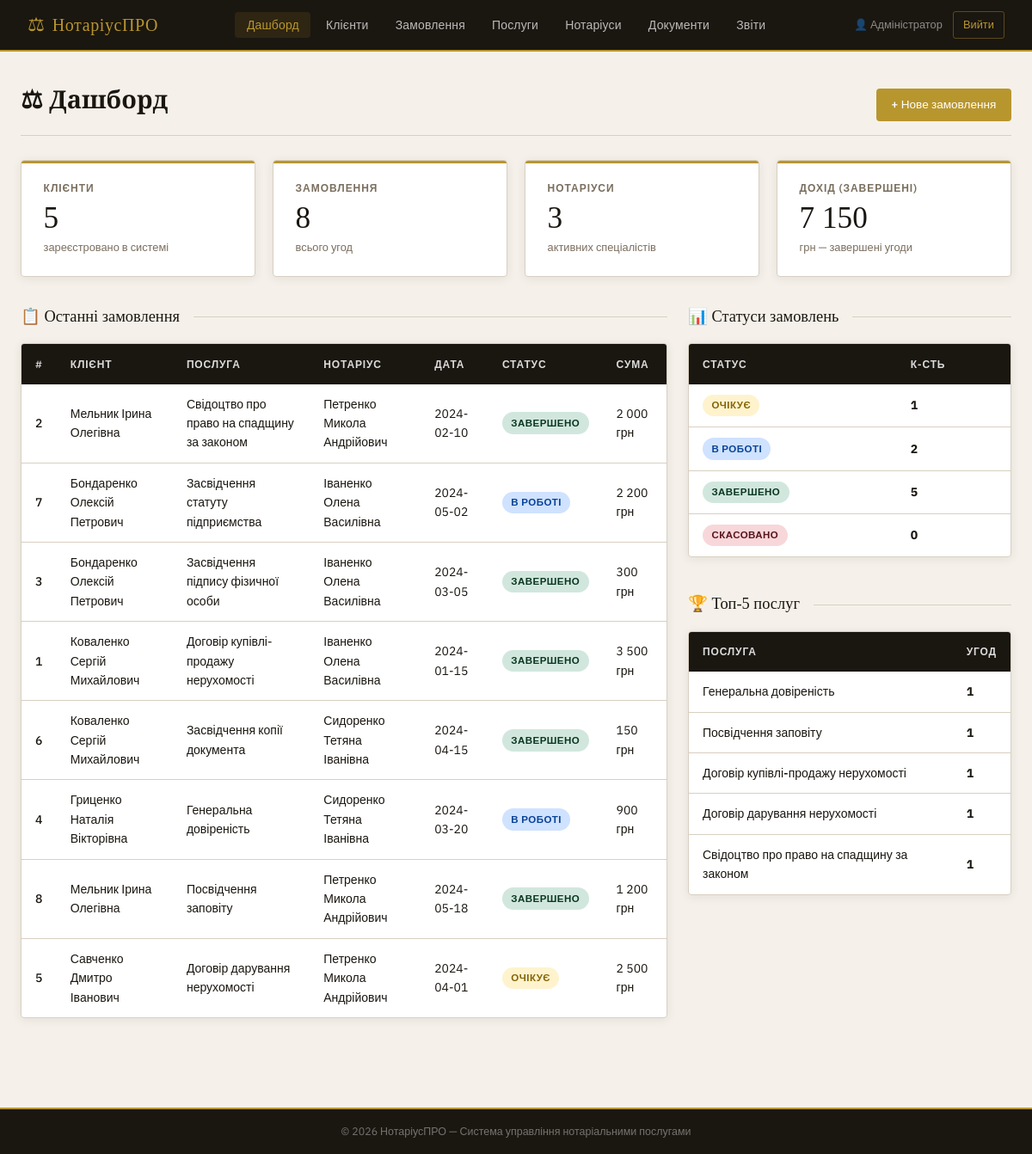
/index.php (signed in), run on the app's committed database.
### tables this page shows
CREATE TABLE orders (
    id           INT AUTO_INCREMENT PRIMARY KEY,
    client_id    INT NOT NULL,
    notary_id    INT NOT NULL,
    service_id   INT NOT NULL,
    order_date   DATE NOT NULL,
    status       ENUM('pending','in_progress','completed','cancelled') DEFAULT 'pending',
    total_price  DECIMAL(10,2) NOT NULL,
    notes        TEXT,
    created_at   DATETIME DEFAULT CURRENT_TIMESTAMP,
    FOREIGN KEY (client_id)  REFERENCES clients(id)  ON DELETE RESTRICT,
    FOREIGN KEY (notary_id)  REFERENCES notaries(id) ON DELETE RESTRICT,
    FOREIGN KEY (service_id) REFERENCES services(id) ON DELETE RESTRICT
);

CREATE TABLE clients (
    id            INT AUTO_INCREMENT PRIMARY KEY,
    full_name     VARCHAR(150) NOT NULL,
    passport_no   VARCHAR(20)  NOT NULL UNIQUE,
    tax_id        VARCHAR(20),
    phone         VARCHAR(20),
    email         VARCHAR(100),
    address       TEXT,
    created_at    DATETIME DEFAULT CURRENT_TIMESTAMP
);

CREATE TABLE services (
    id          INT AUTO_INCREMENT PRIMARY KEY,
    category_id INT NOT NULL,
    name        VARCHAR(200) NOT NULL,
    description TEXT,
    base_price  DECIMAL(10,2) NOT NULL DEFAULT 0.00,
    FOREIGN KEY (category_id) REFERENCES service_categories(id) ON DELETE CASCADE
);

CREATE TABLE notaries (
    id          INT AUTO_INCREMENT PRIMARY KEY,
    full_name   VARCHAR(150) NOT NULL,
    license_no  VARCHAR(50)  NOT NULL UNIQUE,
    phone       VARCHAR(20),
    email       VARCHAR(100),
    address     TEXT,
    created_at  DATETIME DEFAULT CURRENT_TIMESTAMP
);

### includes/config.php (called while the page is built, shortened)
<?php
function e(string $s): string {
    return htmlspecialchars($s, ENT_QUOTES, 'UTF-8');
}
function currentUser(): ?array {
    return $_SESSION['user'] ?? null;
}

### index.php (the view, shortened to what this page needs)
<?php
require_once __DIR__ . '/includes/config.php';
$db = getDB();
$stats = [
    'clients'  => $db->query("SELECT COUNT(*) FROM clients")->fetchColumn(),
    'orders'   => $db->query("SELECT COUNT(*) FROM orders")->fetchColumn(),
    'notaries' => $db->query("SELECT COUNT(*) FROM notaries")->fetchColumn(),
    'revenue'  => $db->query("SELECT COALESCE(SUM(total_price),0) FROM orders WHERE status='completed'")->fetchColumn(),
];
$recentOrders = $db->query("
    SELECT o.id, c.full_name AS client, s.name AS service,
           n.full_name AS notary, o.order_date, o.status, o.total_price
    FROM orders o
    JOIN clients  c ON c.id = o.client_id
    JOIN services s ON s.id = o.service_id
    JOIN notaries n ON n.id = o.notary_id
    ORDER BY o.created_at DESC LIMIT 8
")->fetchAll();
$statusCount = $db->query("
    SELECT status, COUNT(*) AS cnt FROM orders GROUP BY status
")->fetchAll(PDO::FETCH_KEY_PAIR);
$topServices = $db->query("
    SELECT s.name, COUNT(o.id) AS cnt, SUM(o.total_price) AS revenue
    FROM orders o JOIN services s ON s.id = o.service_id
    GROUP BY o.service_id ORDER BY cnt DESC LIMIT 5
")->fetchAll();
include __DIR__ . '/includes/header.php';
?>
<div class="page-header">
  <h1>⚖ Дашборд</h1>
  <a href="pages/orders.php?action=add" class="btn btn-gold">+ Нове замовлення</a>
</div>
<div class="stats-grid">
  <div class="stat-card">
    <div class="label">Клієнти</div>
    <div class="value"><?= $stats['clients'] ?></div>
    <div class="sub">зареєстровано в системі</div>
  </div>
  <div class="stat-card">
    <div class="label">Замовлення</div>
    <div class="value"><?= $stats['orders'] ?></div>
    <div class="sub">всього угод</div>
  </div>
  <div class="stat-card">
    <div class="label">Нотаріуси</div>
    <div class="value"><?= $stats['notaries'] ?></div>
    <div class="sub">активних спеціалістів</div>
  </div>
  <div class="stat-card">
    <div class="label">Дохід (завершені)</div>
    <div class="value"><?= number_format($stats['revenue'], 0, ',', ' ') ?></div>
    <div class="sub">грн — завершені угоди</div>
  </div>
</div>
<div style="display:grid;grid-template-columns:2fr 1fr;gap:1.5rem;margin-bottom:2rem;">
  <div class="section">
    <div class="section-title">📋 Останні замовлення</div>
    <div class="table-wrap">
      <table>
        <thead>
          <tr>
            <th>#</th><th>Клієнт</th><th>Послуга</th><th>Нотаріус</th>
            <th>Дата</th><th>Статус</th><th>Сума</th>
          </tr>
        </thead>
        <tbody>
          <?php foreach ($recentOrders as $r): ?>
          <tr>
            <td><?= $r['id'] ?></td>
            <td><?= e($r['client']) ?></td>
            <td><?= e($r['service']) ?></td>
            <td><?= e($r['notary']) ?></td>
            <td><?= e($r['order_date']) ?></td>
            <td><span class="badge badge-<?= e($r['status']) ?>"><?= match($r['status']){
              'pending'=>'Очікує','in_progress'=>'В роботі',
              'completed'=>'Завершено','cancelled'=>'Скасовано',default=>$r['status']} ?></span></td>
            <td><?= number_format($r['total_price'],0,',',' ') ?> грн</td>
          </tr>
          <?php endforeach; ?>
        </tbody>
      </table>
    </div>
  </div>
  <div>
    <div class="section">
      <div class="section-title">📊 Статуси замовлень</div>
      <div class="table-wrap">
        <table>
          <thead><tr><th>Статус</th><th>К-сть</th></tr></thead>
          <tbody>
            <?php
            $labels = ['pending'=>'Очікує','in_progress'=>'В роботі','completed'=>'Завершено','cancelled'=>'Скасовано'];
            foreach ($labels as $key => $label): ?>
            <tr>
              <td><span class="badge badge-<?= $key ?>"><?= $label ?></span></td>
              <td><strong><?= $statusCount[$key] ?? 0 ?></strong></td>
            </tr>
            <?php endforeach; ?>
          </tbody>
        </table>
      </div>
    </div>
    <div class="section">
      <div class="section-title">🏆 Топ-5 послуг</div>
      <div class="table-wrap">
        <table>
          <thead><tr><th>Послуга</th><th>Угод</th></tr></thead>
          <tbody>
            <?php foreach ($topServices as $s): ?>
            <tr>
              <td><?= e($s['name']) ?></td>
              <td><strong><?= $s['cnt'] ?></strong></td>
            </tr>
            <?php endforeach; ?>
          </tbody>
        </table>
      </div>
    </div>
  </div>
</div>
<?php include __DIR__ . '/includes/footer.php'; ?>

### includes/header.php (shortened to what this page needs)
<?php
$currentPage = basename($_SERVER['PHP_SELF'], '.php');
?>
<!DOCTYPE html>
<html lang="uk">
<head>
<link rel="stylesheet" href="/notary/assets/css/style.css">
</head>
<body>
<nav class="navbar">
  <a href="/notary/index.php" class="navbar-brand">
    <span class="brand-icon">⚖</span>
    <?= SITE_NAME ?>
  </a>
  <ul class="nav-links">
    <li><a href="/notary/index.php"           class="<?= $currentPage==='index'    ?'active':'' ?>">Дашборд</a></li>
    <li><a href="/notary/pages/clients.php"   class="<?= $currentPage==='clients'  ?'active':'' ?>">Клієнти</a></li>
    <li><a href="/notary/pages/orders.php"    class="<?= $currentPage==='orders'   ?'active':'' ?>">Замовлення</a></li>
    <li><a href="/notary/pages/services.php"  class="<?= $currentPage==='services' ?'active':'' ?>">Послуги</a></li>
    <li><a href="/notary/pages/notaries.php"  class="<?= $currentPage==='notaries' ?'active':'' ?>">Нотаріуси</a></li>
    <li><a href="/notary/pages/documents.php" class="<?= $currentPage==='documents'?'active':'' ?>">Документи</a></li>
    <li><a href="/notary/pages/reports.php"   class="<?= $currentPage==='reports'  ?'active':'' ?>">Звіти</a></li>
  </ul>
  <?php $u = currentUser(); if ($u): ?>
  <div style="margin-left:auto;display:flex;align-items:center;gap:.75rem;">
    <span style="color:rgba(255,255,255,.5);font-size:.8rem;">👤 <?= e($u['name']) ?></span>
    <a href="/notary/pages/logout.php" style="color:var(--gold);font-size:.8rem;text-decoration:none;padding:.3rem .7rem;border:1px solid rgba(184,150,46,.4);border-radius:3px;">Вийти</a>
  </div>
  <?php endif; ?>
</nav>
<main class="main-content">

### includes/footer.php (shortened to what this page needs)
</main>
<footer class="footer">
  <p>© <?= date('Y') ?> <?= SITE_NAME ?> — Система управління нотаріальними послугами</p>
</footer>
</body>
</html>

### data on the page
orders: id "2", client.full_name "Мельник Ірина Олегівна", service.name "Свідоцтво про право на спадщину за законом", notary.full_name "Петренко Микола Андрійович", order_date "2024-02-10", status "ЗАВЕРШЕНО", total_price "2 000"
orders: id "7", client.full_name "Бондаренко Олексій Петрович", service.name "Засвідчення статуту підприємства", notary.full_name "Іваненко Олена Василівна", order_date "2024-05-02", status "В РОБОТІ", total_price "2 200"
orders: id "3", client.full_name "Бондаренко Олексій Петрович", service.name "Засвідчення підпису фізичної особи", notary.full_name "Іваненко Олена Василівна", order_date "2024-03-05", status "ЗАВЕРШЕНО", total_price "300"
orders: id "1", client.full_name "Коваленко Сергій Михайлович", service.name "Договір купівлі-продажу нерухомості", notary.full_name "Іваненко Олена Василівна", order_date "2024-01-15", status "ЗАВЕРШЕНО", total_price "3 500"
orders: id "6", client.full_name "Коваленко Сергій Михайлович", service.name "Засвідчення копії документа", notary.full_name "Сидоренко Тетяна Іванівна", order_date "2024-04-15", status "ЗАВЕРШЕНО", total_price "150"
orders: id "4", client.full_name "Гриценко Наталія Вікторівна", service.name "Генеральна довіреність", notary.full_name "Сидоренко Тетяна Іванівна", order_date "2024-03-20", status "В РОБОТІ", total_price "900"
orders: id "8", client.full_name "Мельник Ірина Олегівна", service.name "Посвідчення заповіту", notary.full_name "Петренко Микола Андрійович", order_date "2024-05-18", status "ЗАВЕРШЕНО", total_price "1 200"
orders: id "5", client.full_name "Савченко Дмитро Іванович", service.name "Договір дарування нерухомості", notary.full_name "Петренко Микола Андрійович", order_date "2024-04-01", status "ОЧІКУЄ", total_price "2 500"

### other printed values
SITE_NAME "НотаріусПРО"
$u['name'] "Адміністратор"
$stats['clients'] "5"
$stats['orders'] "8"
$stats['notaries'] "3"
$stats['revenue'] "7 150"
$label "ОЧІКУЄ"
$statusCount[$key] "1"
$label "В РОБОТІ"
$statusCount[$key] "2"
$label "ЗАВЕРШЕНО"
$statusCount[$key] "5"
$label "СКАСОВАНО"
$statusCount[$key] "0"
$s['name'] "Генеральна довіреність"
